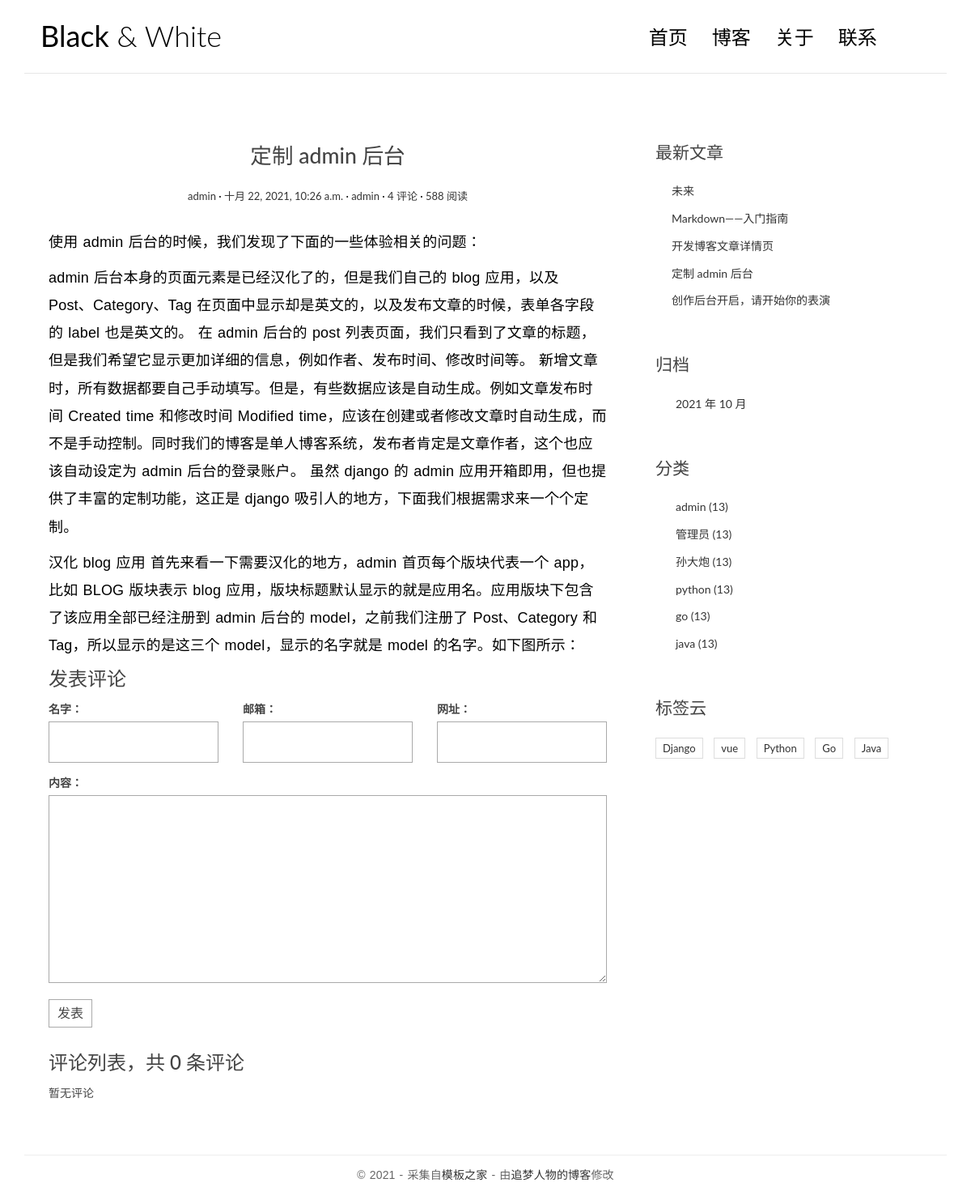
The page /v1/posts/2/ on the database its author committed.
### myjk/models.py (models this page shows, shortened)
class Post(models.Model):
    title = models.CharField('标题', max_length=70)
    body = models.TextField('正文')
    created_time = models.DateTimeField('创建时间', default=timezone.now)
    modified_time = models.DateTimeField('修改时间')
    excerpt = models.CharField('摘要', max_length=200, blank=True)
    category = models.ForeignKey(Category, verbose_name='分类', on_delete=models.CASCADE)
    tags = models.ManyToManyField(Tag, verbose_name='标签', blank=True)
    author = models.ForeignKey(User, verbose_name='作者', on_delete=models.CASCADE)
    class Meta:
        verbose_name = '文章'
        verbose_name_plural = verbose_name
        ordering = ['-created_time']
    def get_absolute_url(self):
        return reverse('myjk:detail', kwargs={'pk': self.pk})

class Category(models.Model):
    name = models.CharField(max_length=200)
    class Meta:
        verbose_name = '分类啊'
        verbose_name_plural = verbose_name

class Tag(models.Model):
    name = models.CharField(max_length=100)
    class Meta:
        verbose_name = '标签'
        verbose_name_plural = verbose_name

### myjk/views.py (the view)
# urls.py: path('posts/<int:pk>/', views.detail, name='detail'),
def detail(request, pk):
    post = get_object_or_404(Post, pk=pk)
    md = markdown.Markdown(extensions=[
        'markdown.extensions.extra',
        'markdown.extensions.codehilite',
        'markdown.extensions.toc',
        TocExtension(slugify=slugify),
    ])
    post.body = md.convert(post.body)
    m = re.search(r'<div class="toc">\s*<ul>(.*)</ul>\s*</div>', md.toc, re.S)
    post.toc = m.group(1) if m is not None else ''
    return render(request, 'detail.html', context={'post': post} )

### comments/forms.py
class CommentForm(forms.ModelForm):
    class Meta:
        model = Comment
        fields = ['name', 'email', 'url', 'text']

### comments/templatetags/comments_extras.py (called while the page is built)
@register.inclusion_tag('inclusions/_form.html', takes_context=True)
def show_comment_form(context, post, form=None):
    if form is None:
        form = CommentForm()
    return {
        'form': form,
        'post': post,
    }

@register.inclusion_tag('inclusions/_list.html', takes_context=True)
def show_comments(context, post):
    comment_list = post.comment_set.all().order_by('-created_time')
    comment_count = comment_list.count()
    return {
        'comment_count': comment_count,
        'comment_list': comment_list,
    }

### myjk/templatetags/myjk_tags.py (called while the page is built)
@register.inclusion_tag('inclusions/_recent_posts.html', takes_context=True)
def show_recent_posts(context, num=5):
    return {
        'recent_post_list': Post.objects.all().order_by('-created_time')[:num],
    }

@register.inclusion_tag('inclusions/_archives.html', takes_context=True)
def show_archives(context):
    return {
        'date_list': Post.objects.dates('created_time', 'month', order='DESC'),
    }

@register.inclusion_tag('inclusions/_categories.html', takes_context=True)
def show_categories(context):
    return {
        'category_list': Category.objects.all(),
    }

@register.inclusion_tag('inclusions/_tags.html', takes_context=True)
def show_tags(context):
    return {
        'tag_list': Tag.objects.all(),
    }

### templates/detail.html (shortened to what this page needs)
{% extends 'base.html' %}
{% load comments_extras %}
{% block main %}
    <article class="post post-{{ post.pk }}">
  <header class="entry-header">
    <h1 class="entry-title">{{ post.title }}</h1>
    <div class="entry-meta">
      <span class="post-category"><a href="#">{{ post.category.name }}</a></span>
      <span class="post-date"><a href="#"><time class="entry-date"
                                                datetime="{{ post.created_time }}">{{ post.created_time }}</time></a></span>
      <span class="post-author"><a href="#">{{ post.author }}</a></span>
      <span class="comments-link"><a href="#">4 评论</a></span>
      <span class="views-count"><a href="#">588 阅读</a></span>
    </div>
  </header>
  <div class="entry-content clearfix">
    {{ post.body|safe  }}
  </div>
</article>
    <section class="comment-area" id="comment-area">
      <h3>发表评论</h3>
    {% show_comment_form post %}
    <div class="comment-list-panel">
    {% show_comments post %}
    </div>
    </section>
{% endblock main %}

### templates/inclusions/_recent_posts.html
<div class="widget widget-recent-posts">
  <h3 class="widget-title">最新文章</h3>
  <ul>
    {% for post in recent_post_list %}
      <li>
        <a href="{{ post.get_absolute_url }}">{{ post.title }}</a>
      </li>
    {% empty %}
      暂无文章！
    {% endfor %}
  </ul>
</div>

### templates/inclusions/_categories.html
<div class="widget widget-category">
  <h3 class="widget-title">分类</h3>
  <ul>
    {% for category in category_list %}
      <li>
        <a href="{% url 'myjk:category' category.pk %}">{{ category.name }} <span class="post-count">(13)</span></a>
      </li>
    {% empty %}
      暂无分类！
    {% endfor %}
  </ul>
</div>

### templates/inclusions/_tags.html
<div class="widget widget-tag-cloud">
  <h3 class="widget-title">标签云</h3>
  <ul>
    {% for tag in tag_list %}
      <li>
        <a href="{% url 'myjk:tag' tag.pk %}">{{ tag.name }}</a>
      </li>
    {% empty %}
      暂无标签！
    {% endfor %}
  </ul>
</div>

### myjk/static/css/custom.css (style rules this page uses)
* { outline: none; }
h1, h2, h3, h4, h5, h6 { margin-top: 0; }
a { color: #333; }
body { color: #444; font-family: 'Lato', sans-serif; }
p { font-family: 'Ubuntu', sans-serif; font-weight: 400; word-spacing: 1px; letter-spacing: 0.01em; }
.post { background: #fff; padding: 30px 30px 0; }
.entry-title { text-align: center; font-size: 1.9em; margin-bottom: 20px; line-height: 1.6; padding: 10px 20px 0; }
.entry-meta { text-align: center; color: #DDDDDD; font-size: 13px; margin-bottom: 30px; }
.entry-content { font-size: 18px; line-height: 1.9; font-weight: 300; color: #000; }
.post-category::after, .post-date::after, .post-author::after, .comments-link::after { content: ' ·'; color: #000; }
.widget { background: #fff; padding: 30px 0 0; }
.widget-title { font-size: 1.5em; margin-bottom: 20px; line-height: 1.6; padding: 10px 0 0; font-weight: 400; }
.widget-recent-posts ul { padding: 0; margin: 0; padding-left: 20px; }
.widget-recent-posts ul li { list-style-type: none; position: relative; line-height: 170%; margin-bottom: 10px; }
.widget-recent-posts ul li::before { content: '\f3d3'; font-family: "Ionicons"; position: absolute; left: -17px; top: 3px; font-size: 16px; color: #000; }
.widget-category ul { padding: 0; margin: 0; padding-left: 25px; }
.widget-category ul li { list-style-type: none; position: relative; line-height: 170%; margin-bottom: 10px; }
.widget-category ul li::before { content: '\f3fe'; font-family: "Ionicons"; position: absolute; left: -25px; top: 1px; font-size: 18px; color: #000; }
.widget-tag-cloud ul { padding: 0; margin: 0; margin-right: -10px; }
.widget-tag-cloud ul li { list-style-type: none; font-size: 13px; display: inline-block; margin-right: 10px; margin-bottom: 10px; padding: 3px 8px; border: 1px solid #ddd; }
.contact-form input, .comment-form input { border: 1px solid #aaa; margin-bottom: 15px; width: 100%; padding: 15px 15px; font-size: 16px; line-height: 100%; transition: 0.4s border-color linear; }
.contact-form textarea, .comment-form textarea { border: 1px solid #aaa; margin-bottom: 15px; width: 100%; padding: 15px 15px; font-size: 16px; line-height: 20px !important; min-height: 183px; transition: 0.4s border-color linear; }
.comment-area { padding: 0 30px 0; }
.comment-list-panel { margin-top: 30px; }

### rows shown on the page
Post: title "定制 admin 后台", category.name "admin", created_time "十月 22, 2021, 10:26 a.m.", author "admin", body "使用 admin 后台的时候，我们发现了下面的一些体验相关的问题： admin 后台本身的页面元素是已经汉化了的，但是我们自己的 blog 应用，以及 Post、Category、Tag 在页面中显示却是英文的，以及发布文章的时候，表单各字段的 label 也是英文的。 在 admin 后台的 post 列表页面，我们只看到了文章的标题，但是我们希望它显示更加详细的信息，例如作者、发布时间、修改时间等。 新增文章时，所有数据都要自己手动填写。但是，有些数据应该是自动生成。例如文章发布时间 Created time 和修改时间 Modified time，应该在创建或者修改文章时自动生成，而不是手动控制。同时我们的博客是单人博客系统，发布者肯定是文章作者，这个也应该自动设定为 admin 后台的登录账户。 虽然 django 的 admin 应用开箱即用，但也提供了丰富的定制功能，这正是 django 吸引人的地方，下面我们根据需求来一个个定制。 汉化 blog 应用 首先来看一下需要汉化的地方，admin 首页每个版块代表一个 app，比如 BLOG 版块表示 blog 应用，版块标题默认显示的就是应用名。应用版块下包含了该应用全部已经注册到 admin 后台的 model，之前我们注册了 Post、Category 和 Tag，所以显示的是这三个 model，显示的名字就是 model 的名字。如下图所示："
Post: title "未来"
Post: title "Markdown——入门指南"
Post: title "开发博客文章详情页"
Post: title "创作后台开启，请开始你的表演"
Category: name "admin"
Category: name "管理员"
Category: name "孙大炮"
Category: name "python"
Category: name "go"
Category: name "java"
Tag: name "Django"
Tag: name "vue"
Tag: name "Python"
Tag: name "Go"
Tag: name "Java"

### other values the page prints
{{ comment_count }} "0"
{{ date.year }} "2021"
{{ date.month }} "10"
